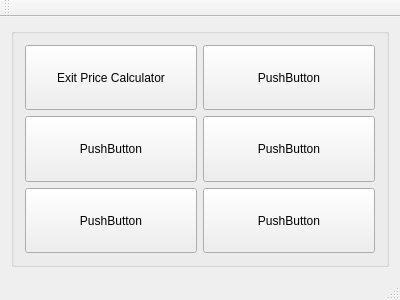
<?xml version="1.0" encoding="UTF-8"?>
<ui version="4.0">
 <class>MainWindow</class>
 <widget class="QMainWindow" name="MainWindow">
  <property name="geometry">
   <rect>
    <x>0</x>
    <y>0</y>
    <width>400</width>
    <height>300</height>
   </rect>
  </property>
  <property name="windowTitle">
   <string>MainWindow</string>
  </property>
  <widget class="QWidget" name="centralWidget">
   <layout class="QHBoxLayout" name="horizontalLayout_3">
    <item>
     <widget class="QGroupBox" name="groupBox">
      <property name="title">
       <string/>
      </property>
      <layout class="QHBoxLayout" name="horizontalLayout_2">
       <item>
        <layout class="QHBoxLayout" name="horizontalLayout">
         <item>
          <layout class="QVBoxLayout" name="verticalLayout">
           <item>
            <widget class="QPushButton" name="pushButton_exitPriceCalculator">
             <property name="sizePolicy">
              <sizepolicy hsizetype="Preferred" vsizetype="Preferred">
               <horstretch>0</horstretch>
               <verstretch>0</verstretch>
              </sizepolicy>
             </property>
             <property name="text">
              <string>Exit Price Calculator</string>
             </property>
            </widget>
           </item>
           <item>
            <widget class="QPushButton" name="pushButton_3">
             <property name="sizePolicy">
              <sizepolicy hsizetype="Preferred" vsizetype="Preferred">
               <horstretch>0</horstretch>
               <verstretch>0</verstretch>
              </sizepolicy>
             </property>
             <property name="text">
              <string>PushButton</string>
             </property>
            </widget>
           </item>
           <item>
            <widget class="QPushButton" name="pushButton_5">
             <property name="sizePolicy">
              <sizepolicy hsizetype="Preferred" vsizetype="Preferred">
               <horstretch>0</horstretch>
               <verstretch>0</verstretch>
              </sizepolicy>
             </property>
             <property name="text">
              <string>PushButton</string>
             </property>
            </widget>
           </item>
          </layout>
         </item>
         <item>
          <layout class="QVBoxLayout" name="verticalLayout_2">
           <item>
            <widget class="QPushButton" name="pushButton_2">
             <property name="sizePolicy">
              <sizepolicy hsizetype="Preferred" vsizetype="Preferred">
               <horstretch>0</horstretch>
               <verstretch>0</verstretch>
              </sizepolicy>
             </property>
             <property name="text">
              <string>PushButton</string>
             </property>
            </widget>
           </item>
           <item>
            <widget class="QPushButton" name="pushButton_4">
             <property name="sizePolicy">
              <sizepolicy hsizetype="Preferred" vsizetype="Preferred">
               <horstretch>0</horstretch>
               <verstretch>0</verstretch>
              </sizepolicy>
             </property>
             <property name="text">
              <string>PushButton</string>
             </property>
            </widget>
           </item>
           <item>
            <widget class="QPushButton" name="pushButton_6">
             <property name="sizePolicy">
              <sizepolicy hsizetype="Preferred" vsizetype="Preferred">
               <horstretch>0</horstretch>
               <verstretch>0</verstretch>
              </sizepolicy>
             </property>
             <property name="text">
              <string>PushButton</string>
             </property>
            </widget>
           </item>
          </layout>
         </item>
        </layout>
       </item>
      </layout>
     </widget>
    </item>
   </layout>
  </widget>
  <widget class="QMenuBar" name="menuBar">
   <property name="geometry">
    <rect>
     <x>0</x>
     <y>0</y>
     <width>400</width>
     <height>21</height>
    </rect>
   </property>
  </widget>
  <widget class="QToolBar" name="mainToolBar">
   <attribute name="toolBarArea">
    <enum>TopToolBarArea</enum>
   </attribute>
   <attribute name="toolBarBreak">
    <bool>false</bool>
   </attribute>
  </widget>
  <widget class="QStatusBar" name="statusBar"/>
 </widget>
 <layoutdefault spacing="6" margin="11"/>
 <resources/>
 <connections/>
</ui>
